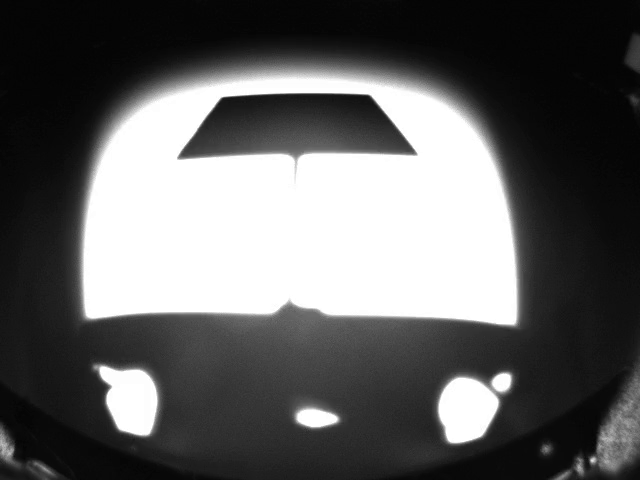
#> input picture frame 0 of opencv/src/voxl/whiteboard.mp4, 640 x 480 px
$ python roi.py
#> lines starting #> are read from the running program, lines starting #| are printed output that depends on the picture; after the words box and inside, x2 and y2 are one past the last pixel; in counts of white or black regions, pixels touching at a corner belong together
import cv2 as cv
import numpy as np
from matplotlib import pyplot as plt


class Features:
    def __init__(self):
        data = np.load("tracking_camera_intrinsic_data.npz")
#> (reads opencv/src/voxl/tracking_camera_intrinsic_data.npz from the repository)
        self.mtx = data['camera_matrix']
        self.dist = data['distortion_coefficient']
        self.cap = cv.VideoCapture("whiteboard.mp4")
        if not self.cap.isOpened():
            print("Can't open video file")
            exit()

    def undistort(self, img):
        h, w = img.shape[:2]
        newcameramtx, roi = cv.getOptimalNewCameraMatrix(self.mtx, self.dist, (w, h), 1)
        # undistort
        mapx, mapy = cv.initUndistortRectifyMap(self.mtx, self.dist, None, newcameramtx, (w, h), 5)
        dst = cv.remap(img, mapx, mapy, cv.INTER_LINEAR)
        # crop the image
        x, y, w, h = roi
        dst = dst[y:y + h, x:x + w]
        # The shape size of the original image is 640x480, and the size of undistorted image is 244x128.
        # The Aspect ratio needs to be fixed
        dst = cv.resize(dst, None, fx=2.62295, fy=3.75, interpolation=cv.INTER_AREA)
        return dst

    # [39 lines left out: function temp_matching, not called in this run]

    def find_obj(self):
        ret, old_frame = self.cap.read()
#> old_frame is the input picture: shape (480, 640, 3); min 2, max 255, mean 97.4
        if not ret:
            print("Video ended.")
            exit()
        old_un_frame = self.undistort(old_frame)
        old_gray = cv.cvtColor(old_un_frame, cv.COLOR_BGR2GRAY)
        ret, old_otsu_thresh = cv.threshold(old_gray, 0, 255, cv.THRESH_BINARY + cv.THRESH_OTSU)
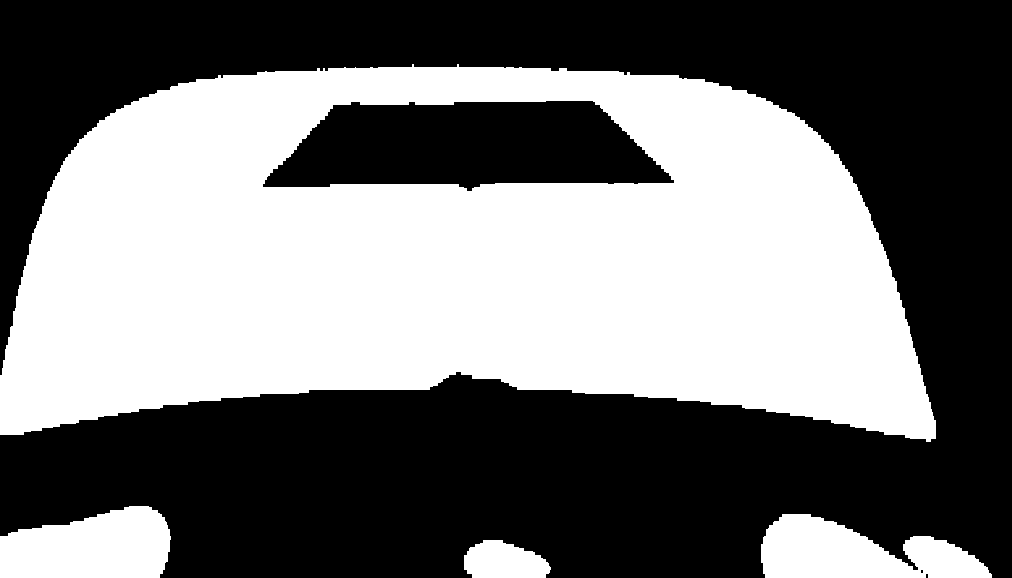
#> old_otsu_thresh: shape (578, 1012); 45.5% white; 4 white regions, box (x1, y1, x2, y2) and area: (0, 64, 936, 442) 244037, (0, 506, 171, 578) 9833, (761, 514, 992, 578) 9541, (464, 540, 551, 578) 2556
#> ret = 149
        old_otsu_mask = cv.bitwise_not(old_otsu_thresh)
        kernel = np.ones((7, 7), np.uint8)
        old_closing = cv.morphologyEx(old_otsu_mask, cv.MORPH_CLOSE, kernel)
#> old_closing: shape (578, 1012); 54.5% white; 4 black regions, box (x1, y1, x2, y2) and area: (0, 67, 936, 439) 243963, (0, 506, 170, 578) 9829, (761, 514, 992, 578) 9541, (464, 540, 550, 578) 2553

        # SIFT (Scale-Invariant Feature Transform)
        sift = cv.SIFT_create()
        old_kp, old_des = sift.detectAndCompute(old_closing, None)
#> old_kp = 140 keypoints; strongest (x, y, size): (915, 568, 2.9), (672, 181, 2.1), (264, 185, 2), (728, 262, 200.6)

        while True:
            ret, new_frame = self.cap.read()
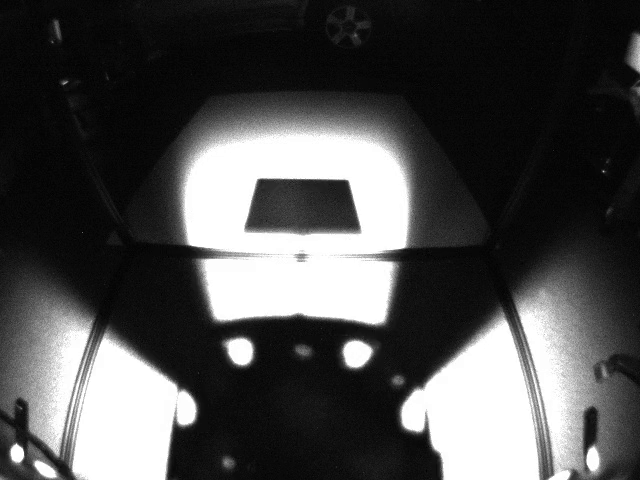
#> input picture frame 1 of opencv/src/voxl/whiteboard.mp4, 640 x 480 px
#> new_frame is the input picture: shape (480, 640, 3); min 0, max 255, mean 78.3
            if not ret:
                print("Video ended.")
                exit()
            new_un_frame = self.undistort(new_frame)
#> in undistort (call 2), `dst = dst[y:y + h, x:x + w]`:
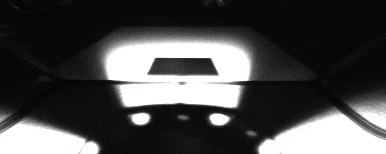
#> dst: shape (154, 386, 3); min 1, max 255, mean 74.9
#> in undistort (call 2), `dst = cv.resize(dst, None, fx=2.62295, fy=3.75, interpolation=cv.INTER..`:
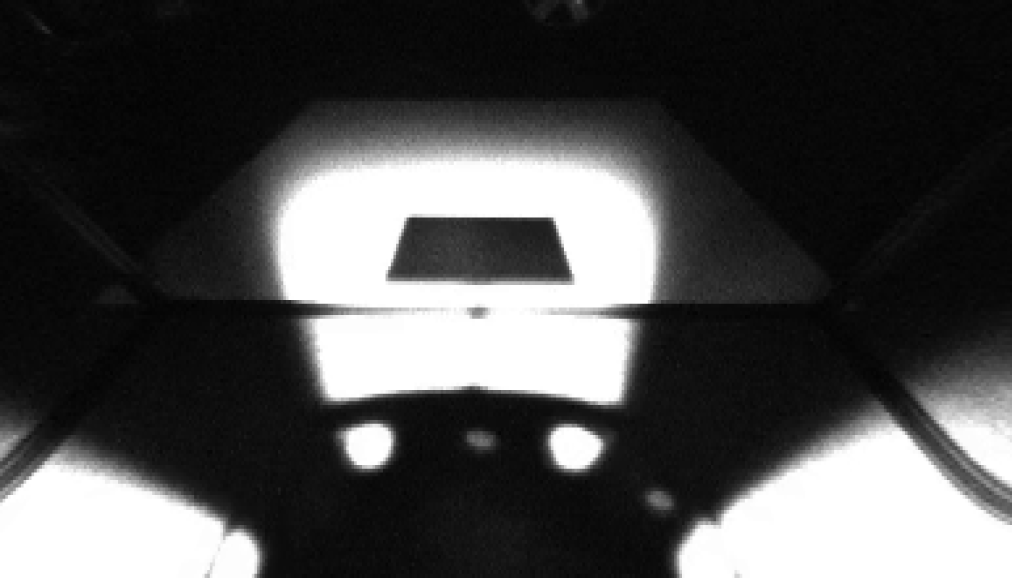
#> dst: shape (578, 1012, 3); min 1, max 255, mean 75
            new_gray = cv.cvtColor(new_un_frame, cv.COLOR_BGR2GRAY)
            ret, new_otsu_thresh = cv.threshold(new_gray, 0, 255, cv.THRESH_BINARY + cv.THRESH_OTSU)
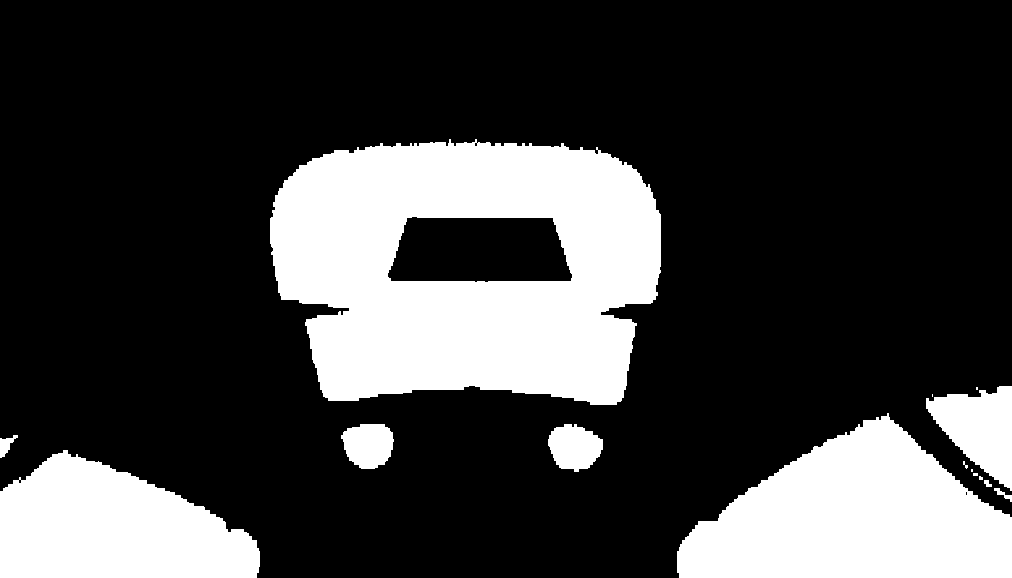
#> new_otsu_thresh: shape (578, 1012); 24.8% white; 15 white regions (6 under 20 px), largest, box (x1, y1, x2, y2) and area: (270, 139, 661, 405) 76085, (677, 413, 1012, 578) 35613, (0, 450, 260, 578) 23775
#> ret = 130
            new_otsu_mask = cv.bitwise_not(new_otsu_thresh)
            kernel = np.ones((7, 7), np.uint8)
            new_closing = cv.morphologyEx(new_otsu_mask, cv.MORPH_CLOSE, kernel)
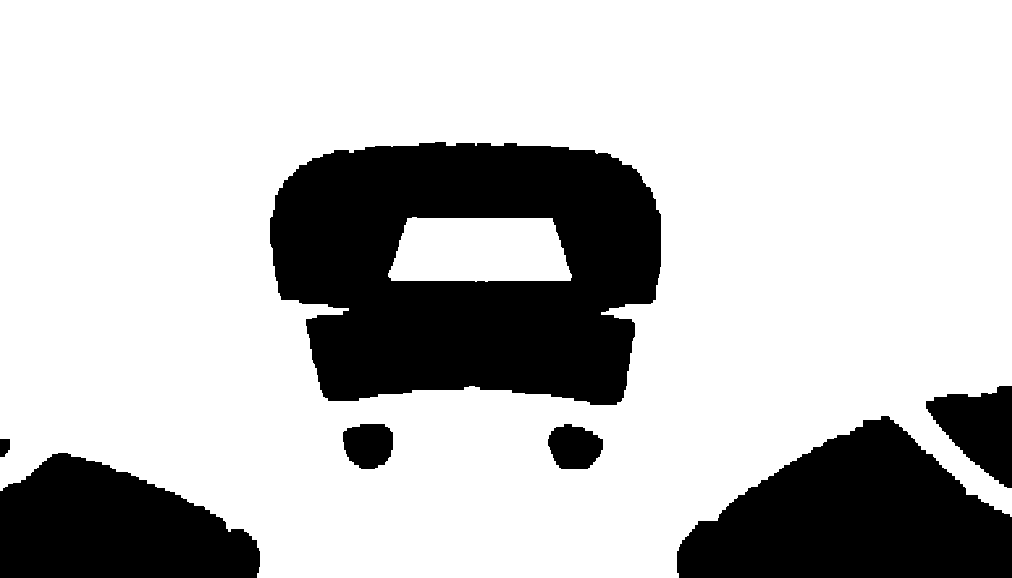
#> new_closing: shape (578, 1012); 75.3% white; 7 black regions, largest, box (x1, y1, x2, y2) and area: (270, 142, 661, 405) 75837, (677, 416, 1012, 578) 35551, (0, 453, 260, 578) 23729
            new_kp, new_des = sift.detectAndCompute(new_closing, None)
#> new_kp = 144 keypoints; strongest (x, y, size): (369, 446, 29.6), (574, 449, 29.8), (435, 250, 50.5), (525, 250, 50.1)

            # BFMatcher with default params
            bf = cv.BFMatcher()
            matches = bf.knnMatch(old_des, new_des, k=2)
#> matches = 140 matches

            # Apply ratio test
            old_good = []
            for m, n in matches:
                if m.distance < 0.4 * n.distance:
                    old_good.append([m])
#> this loop made 140 passes
#> after the loop, old_good = 7 matches

            # cv.drawMatchesKnn expects list of lists as matches.
            img3 = cv.drawMatchesKnn(old_un_frame, old_kp, new_un_frame, new_kp, old_good, None, flags=cv.DrawMatchesFlags_NOT_DRAW_SINGLE_POINTS)
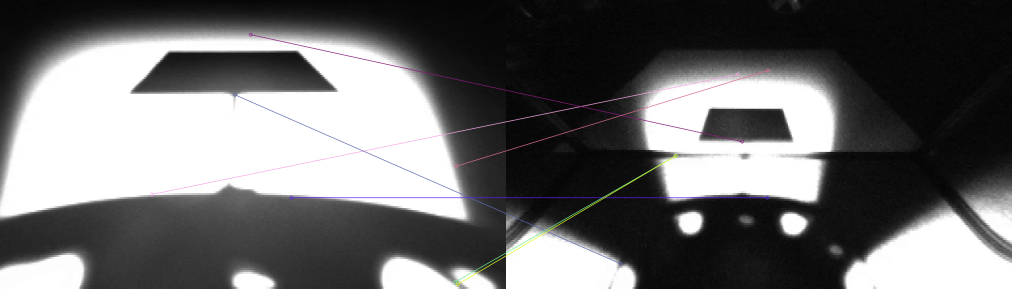
#> img3: shape (578, 2024, 3) (shown at 1/2 size); mean B, G, R 108.1, 107.8, 108.1
            old_un_frame = new_un_frame.copy()
            old_kp = new_kp
#> old_kp has the same summary as new_kp
            old_des = new_des

            old_pts = np.float32([kp.pt for kp in old_kp]).reshape(-1, 1, 2)
#> old_pts = 144 rows, first 8: [11.68, 487.1], [11.79, 488], [60.94, 469.4], [60.94, 469.4], [64.01, 473.6], [64.01, 473.6], [92.43, 462.8], [96.57, 466.2]
            old_matched_pt = np.zeros((len(old_good), 2))
#> old_matched_pt = [[0, 0], [0, 0], [0, 0], [0, 0], [0, 0], [0, 0], [0, 0]]
            for i in range(len(old_good)):
                index1 = old_good[i][0].queryIdx
                old_matched_pt[i, :] = old_pts[index1][0]
#> this loop made 7 passes
#> index1 on passes 1 to 7: 33, 58, 65, 76, 129, 131, 135
#> after the loop, old_matched_pt = [[330, 151.1], [434.7, 250.1], [522.2, 395], [565.3, 275.2], [888, 417.2], [898.3, 387.5], [929.1, 404.9]]

            # img3 = cv.resize(img3, None, fx=2, fy=2, interpolation=cv.INTER_AREA)
            cv.imshow("Display", img3)
            if cv.waitKey(0) == ord('q'):
#> (key q is pressed here)
                break
            elif cv.waitKey(0) == ord('s'):
                cv.imwrite("feature 3.png", img3)
                break
        cv.destroyAllWindows()

    # [68 lines left out: function contour, not called in this run]


def main():
    ct = Features()
    ct.find_obj()
    # ct.temp_matching()
    # ct.contour()


if __name__ == "__main__":
    main()
